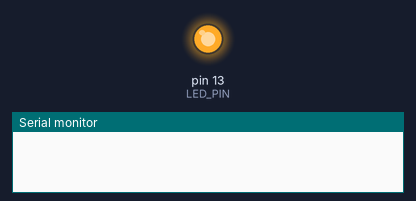
This sketch was run on a simulated Arduino Uno, built with avr-gcc and run on an emulated ATmega328P. Shown: output pins drawn as LEDs (lit = HIGH), the last lines printed to the serial monitor. No radio packets arrive unless stated; pins used as bus, display or sensor lines are not drawn.

Above: at 0.06 s.
At 1.5 s:
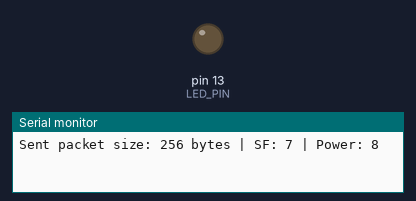
Timing chart, 0 to 7.1 s (numbered marks = the images above):
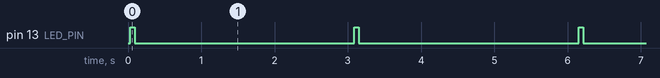

Measured:
- by itself, pin 13 (LED_PIN): alternates HIGH for 0.06 s and LOW for 3.0 s

The sketch:

LoRa.ino
```cpp
#include <SPI.h>
#include <RH_RF95.h>

#define RFM95_CS 8
#define RFM95_RST 4
#define RFM95_INT 3
#define LED_PIN LED_BUILTIN

RH_RF95 rf95(RFM95_CS, RFM95_INT);

// Dynamically change the parameters here
#define TX_POWER 8
#define SPREADING_FACTOR 7
#define PAYLOAD_SIZE 256

void setup() {
  pinMode(LED_PIN, OUTPUT);
  digitalWrite(LED_PIN, LOW);

  pinMode(RFM95_RST, OUTPUT);
  digitalWrite(RFM95_RST, HIGH);
  delay(10);
  digitalWrite(RFM95_RST, LOW);
  delay(10);
  digitalWrite(RFM95_RST, HIGH);
  delay(10);

  Serial.begin(115200);
  while (!Serial);

  if (!rf95.init()) {
    Serial.println("LoRa radio init failed");
    while (1);
  }

  rf95.setFrequency(868.1);

  rf95.setTxPower(TX_POWER, false);

  rf95.setSpreadingFactor(SPREADING_FACTOR);
}

void loop() {
  uint8_t payload[PAYLOAD_SIZE];
  memset(payload, 'A', sizeof(payload) - 1);
  payload[PAYLOAD_SIZE - 1] = '\0';

  // Turn LED ON right before sending to measure exact transmission time
  digitalWrite(LED_PIN, HIGH);

  rf95.send(payload, sizeof(payload));
  rf95.waitPacketSent();

  digitalWrite(LED_PIN, LOW);

  Serial.print("Sent packet size: ");
  Serial.print(PAYLOAD_SIZE);
  Serial.print(" bytes | SF: ");
  Serial.print(SPREADING_FACTOR);
  Serial.print(" | Power: ");
  Serial.println(TX_POWER);

  delay(3000);
}
```
